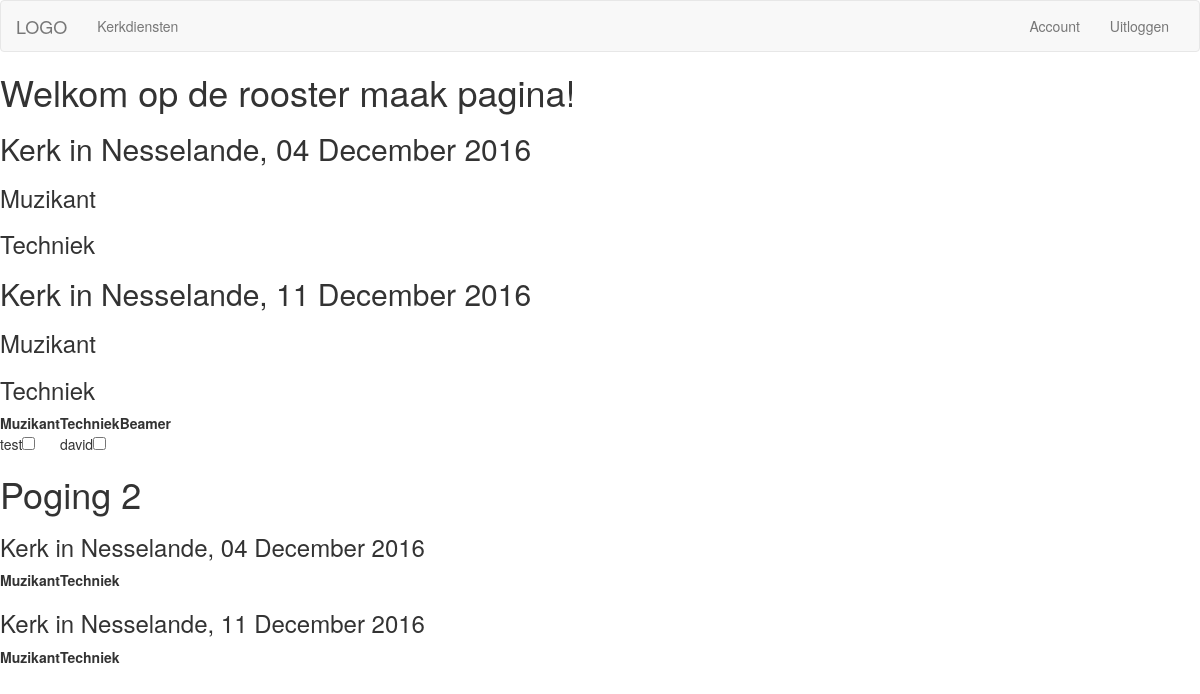
The app's page /kerkdiensten/rooster/ (signed in), older data.
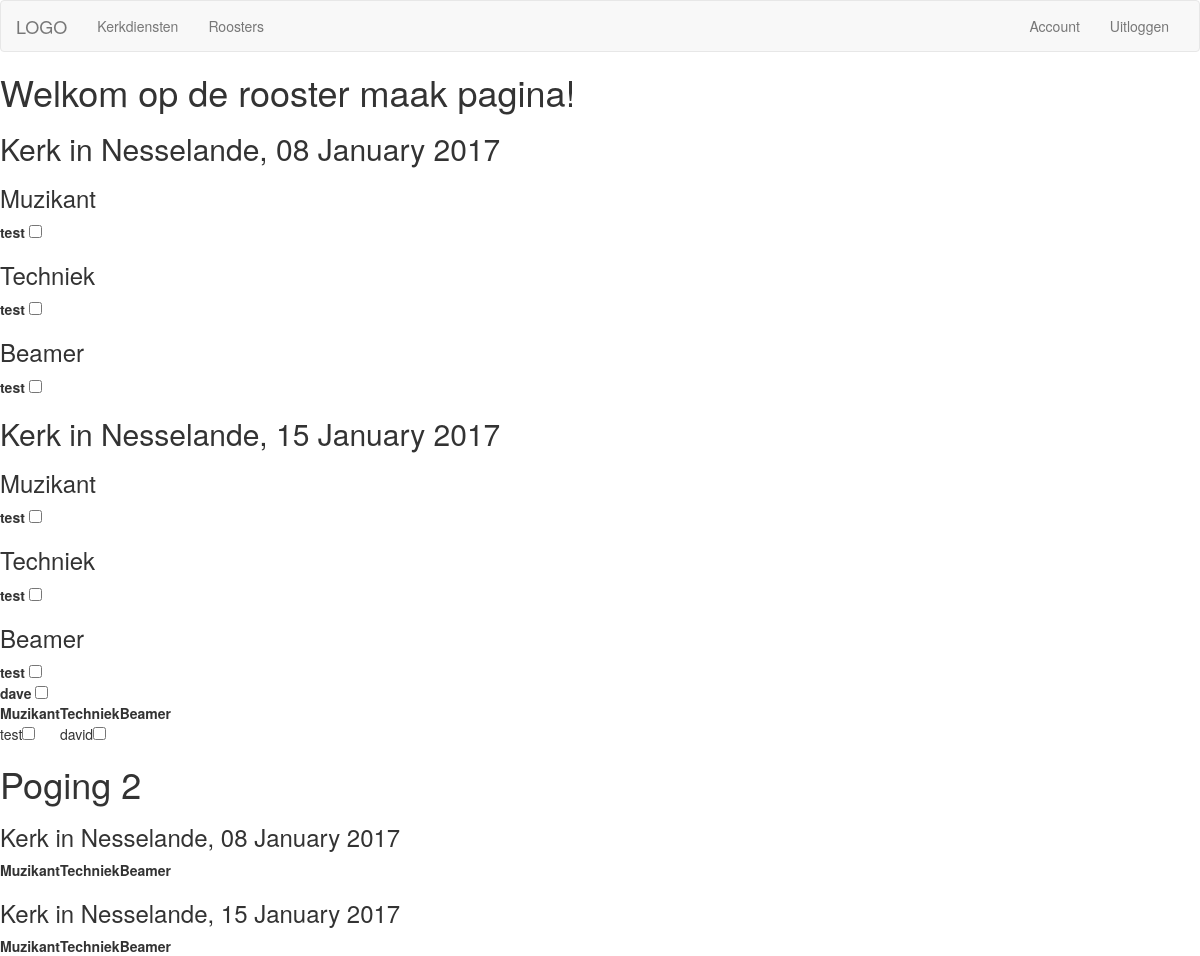
The same page, newer data.
### kerkdiensten/models.py (models this page shows, shortened)
class Kerkdiensten(models.Model):
    kerk = models.ForeignKey('Kerken', default=None)
    start_time = models.DateField()
    soort_dienst = models.ForeignKey('DienstSoorten', default='kerkdienst')
    beschikbaar = models.ManyToManyField('UserRoll', default=None, blank=True, related_name='kerkdienst_beschikbaar')
    ingeroosterd = models.ManyToManyField('UserRoll', default=None, blank=True, related_name='kerkdienst_ingeroosterd')
    def __str__(self):
        return self.kerk.kerk_naam + ', ' + self.start_time.strftime('%d %B %Y')
    class Meta:
        verbose_name_plural = 'kerkdiensten'

class Kerken(models.Model):
    kerk_naam = models.CharField(max_length=256)
    kerk_soort = models.CharField(max_length=256)
    class Meta:
        verbose_name_plural = 'kerken'

class Rollen(models.Model):
    rollen = models.CharField(max_length=256)
    rol_id = models.CharField(max_length=64)
    beschikbaarheid = models.BooleanField(default=False)
    def __str__(self):
        return self.rollen
    class Meta:
        verbose_name_plural = 'rollen'

class UserRoll(models.Model):
    user = models.ForeignKey(User)
    rol = models.ForeignKey(Rollen)
    def __str__(self):
        return self.user.username + ':' + self.rol.rollen
    class Meta:
        verbose_name_plural = 'UserRoll'

### kerkdiensten/views.py (the view)
@login_required
def rooster(request):
    user_details = User_details.objects.get(user=request.user)
    kerk_diensten = Kerkdiensten.objects.all().filter(kerk=user_details.kerk)
    rollen = Rollen.objects.all()
    rollenv2 = Rollen.objects.all().filter(beschikbaarheid=True)
    kerkDienst = kerk_diensten[1]
    kerkDienstBeschikbaarheid = kerkDienst.beschikbaar.all()
    def get_items(itemToGet, beschikbaarheid):
        x = []
        for beschikte in beschikbaarheid:
            if beschikte.rol.rollen == itemToGet:
                x.append(beschikte)
        return x
    xLijst = [1,2]
    maxRows = max(Counter(xLijst).values())
    yDict = {}
    for rol in rollenv2:
        itemsToGet = get_items(rol.rollen, kerkDienstBeschikbaarheid)
        yDict[rol] = itemsToGet
    print(yDict)
    print(rollenv2)
    gen = False
    x = [{'name':'david'},{'name':'george'}]
    return render(request, 'kerkdiensten/rooster.html', {'user_details':user_details, 'kerk_diensten':kerk_diensten, 'rollen':rollen, 'gen':gen})

### kerkdiensten/templates/kerkdiensten/rooster.html (shortened to what this page needs)
{% extends 'kerkdiensten/base_kerkdiensten.html' %}
{% load gen_iter %}
{% block body %}
<h1>Welkom op de rooster maak pagina!</h1>
<form action="#" method="post">
    {% for kerkDienst in kerk_diensten%}
    <h2>{{kerkDienst}}</h2>
    {% for rol in rollen %}
    {% if rol.beschikbaarheid %}
    <h3>{{rol}}</h3>
    {% for ding in kerkDienst.beschikbaar.all %}
    {% if ding.rol == rol %}
    <b>{{ding.user}}</b> <input type="checkbox" name="{{ ding.pk }}" value="{{ kerkDienst.pk}}">
    <br />
    {% endif %}
    {% endfor %}
    {% endif %}
    {% endfor %}
    {% endfor %}
</form>
<table>
    <tr>
        <th>Muzikant</th>
        <th>Techniek</th>
        <th>Beamer</th>
    </tr>
    <tr>
        <td>test<input type="checkbox"></td>
        <td>david<input type="checkbox"></td>
    </tr>
</table>
<h1>Poging 2</h1>
{% for kerkDienst in kerk_diensten%}
<h3>{{ kerkDienst }}</h3>
<table>
    <tr>
        {% for rol in rollen %}
        {% if rol.beschikbaarheid %}
        <th>{{ rol }}</th>
        {% endif %}
        {% endfor %}
    </tr>
</table>
{% endfor %}
{% endblock body %}

### kerkdiensten/templates/kerkdiensten/base_kerkdiensten.html
{% extends 'base.html' %}
{% block navitems %}
<div class="collapse navbar-collapse">
    <ul class="nav navbar-nav">
        <li><a href="{% url 'kerkdiensten:index' %}">Kerkdiensten</a></li>
        {% for rollh in user_details.rollen_v2.all %}
        {% if rollh.rollen == 'Roostermaker' %}
        <li><a href="{% url 'kerkdiensten:rooster' %}">Roosters</a></li>
        {% endif %}
        {% endfor %}
    </ul>
    <ul class="nav navbar-nav navbar-right">
        <li><a href="{% url 'kerkdiensten:profile' %}">Account</a></li>
        <li><a href="{% url 'home:logout' %}">Uitloggen</a></li>
    </ul>
</div>
{% endblock navitems%}

### templates/base.html (shortened to what this page needs)
<!DOCTYPE html>
<html lang="en">
<head>
    <link rel="stylesheet" href="https://maxcdn.bootstrapcdn.com/bootstrap/3.3.6/css/bootstrap.min.css">
</head>
<body>
<nav class="navbar navbar-default">
    <div class="container-fluid">
        <div class="navbar-header">
            <a class="navbar-brand" href="{% url 'home:index' %}">LOGO</a>
        </div>
        {% block navitems %}
        {% endblock navitems%}
    </div>
</nav>
{% block body %}
{% endblock body %}
</body>
</html>

Row changes from the older to the newer data that the page shows:
removed Kerkdiensten: kerk+start_time "Kerk in Nesselande, 11 December 2016", Rollen (rollen "Muzikant"), Rollen (rollen "Techniek")
added Rollen: rollen "Roosters"
changed Kerkdiensten: kerk+start_time "Kerk in Nesselande, 04 December 2016" → "Kerk in Nesselande, 08 January 2017"
added UserRoll: user "test", shown under Rollen "Muzikant"
added UserRoll: user "test", shown under Rollen "Techniek"
added Rollen: rollen "Beamer"
added UserRoll: user "test"
now on this page (row edited): Kerkdiensten: kerk+start_time "Kerk in Nesselande, 15 January 2017", Rollen (rollen "Muzikant"), Rollen (rollen "Techniek")
added UserRoll: user "dave", shown under "Beamer"
